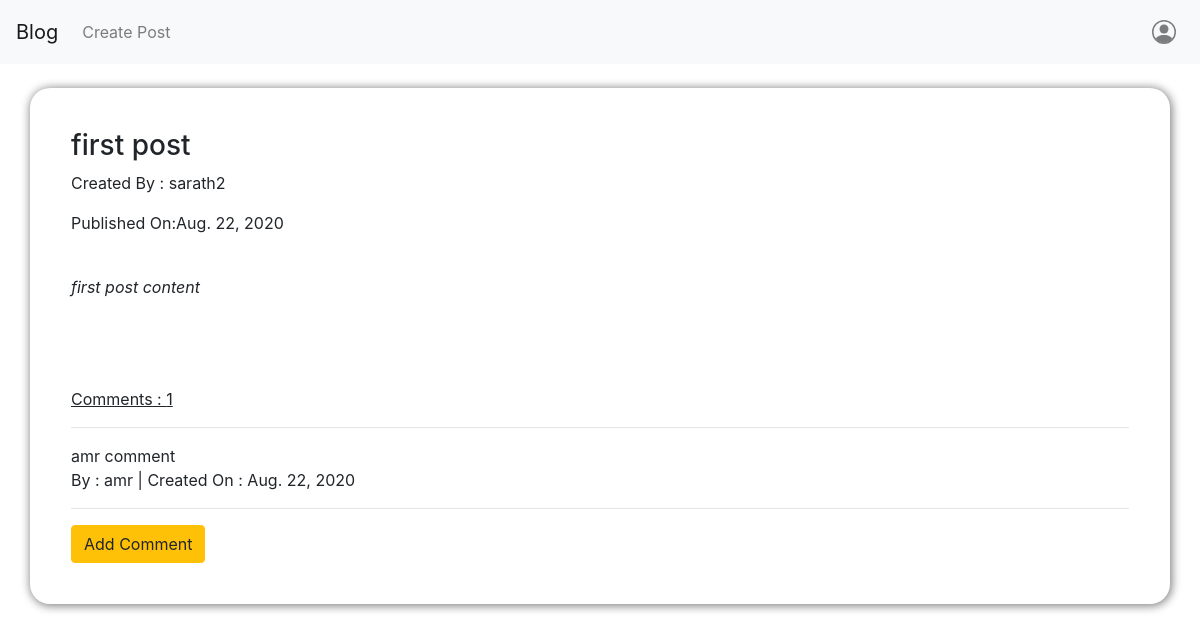
The app's page /blog_app/post/4/ with its own data.
### blog_app/models.py (models this page shows, shortened)
class Post(models.Model):
    title = models.CharField(max_length = 264)
    author = models.ForeignKey(User)
    text = models.TextField(null=True)
    created_date = models.DateField(default = timezone.now)
    published_date = models.DateField(blank = True,null = True)

class Comment(models.Model):
    post = models.ForeignKey(Post , related_name="comments")
    commenter = models.CharField(max_length = 264)
    comment = models.TextField()
    created_date = models.DateField(default = timezone.now)
    approved_comment = models.BooleanField(default = False)

### blog_app/views.py (the view)
# urls.py: url(r'^post/(?P<pk>\d+)/$',views.PostDetailView.as_view(),name="post_detail"),
class PostDetailView(DetailView):
    model = Post
    template_name = 'blog_app/post_detail.html'
    context_object_name = 'post_detail'

### blog_app/templates/blog_app/post_detail.html (shortened to what this page needs)
{% extends 'blog_app/base.html'%}
{% block content%}
    <div class="post_div container-sm">
        <h3>{{post_detail.title}}</h3>
        <p>Created By : {{post_detail.author}}</p>
        {% if post_detail.published_date%}
            <p>Published On:{{post_detail.published_date}}</p>
        {% endif%}
        <br>
        <p><i>{{post_detail.text}}</i></p>
        <br>
        <br>
        <br>
        <p><u>Comments : {{post_detail.comments.count}}</u></p>
        <hr>
        {% for comment in post_detail.comments.all %}
            <div>
                {{comment.comment}}
                <p>By : {{comment.commenter}} | Created On : {{comment.created_date}}</p>
            </div>
            <hr>
        {% endfor %}
        <a class="btn btn-warning" href="{% url 'blog_app:add_comment' pk=post_detail.pk%}">Add Comment</a>
    </div>
{% endblock%}

### blog_app/static/css/blog_app.css (style rules this page uses)
.post_div { border: 1px solid transparent; box-shadow: 1px 1px 10px 1px grey; padding: 40px; margin: auto; margin-bottom: 40px; border-radius: 20px; }

### records on screen
Post: title "first post", author "sarath2", published_date "Aug. 22, 2020", text "first post content", comments.count "1"
Comment: comment "amr comment", commenter "amr", created_date "Aug. 22, 2020"
